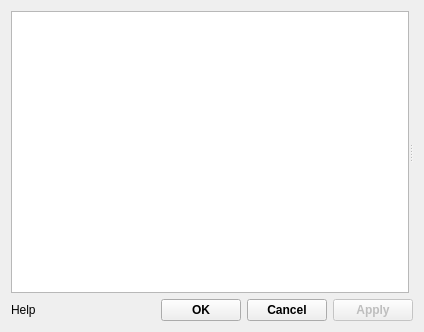
<?xml version="1.0" encoding="UTF-8"?>
<ui version="4.0">
 <class>ApplicationSettingsDialog</class>
 <widget class="QWidget" name="ApplicationSettingsDialog">
  <property name="geometry">
   <rect>
    <x>0</x>
    <y>0</y>
    <width>424</width>
    <height>332</height>
   </rect>
  </property>
  <property name="sizePolicy">
   <sizepolicy hsizetype="Preferred" vsizetype="Preferred">
    <horstretch>0</horstretch>
    <verstretch>0</verstretch>
   </sizepolicy>
  </property>
  <property name="windowTitle">
   <string>Application Settings</string>
  </property>
  <layout class="QVBoxLayout" name="verticalLayout">
   <item>
    <layout class="QGridLayout" name="gridLayout">
     <item row="0" column="0" colspan="5">
      <widget class="QSplitter" name="splitter">
       <property name="orientation">
        <enum>Qt::Horizontal</enum>
       </property>
       <property name="childrenCollapsible">
        <bool>false</bool>
       </property>
       <widget class="QListWidget" name="propGroupsList">
        <property name="sizePolicy">
         <sizepolicy hsizetype="Fixed" vsizetype="Expanding">
          <horstretch>0</horstretch>
          <verstretch>0</verstretch>
         </sizepolicy>
        </property>
        <property name="maximumSize">
         <size>
          <width>811</width>
          <height>16777215</height>
         </size>
        </property>
        <property name="focusPolicy">
         <enum>Qt::ClickFocus</enum>
        </property>
        <property name="horizontalScrollBarPolicy">
         <enum>Qt::ScrollBarAlwaysOff</enum>
        </property>
        <property name="selectionRectVisible">
         <bool>false</bool>
        </property>
        <property name="currentRow">
         <number>-1</number>
        </property>
        <property name="sortingEnabled">
         <bool>false</bool>
        </property>
       </widget>
       <widget class="QStackedWidget" name="stackedWidget"/>
      </widget>
     </item>
     <item row="1" column="0">
      <widget class="QLabel" name="helpLabel">
       <property name="text">
        <string>Help</string>
       </property>
      </widget>
     </item>
     <item row="1" column="1">
      <spacer name="horizontalSpacer_2">
       <property name="orientation">
        <enum>Qt::Horizontal</enum>
       </property>
       <property name="sizeHint" stdset="0">
        <size>
         <width>40</width>
         <height>20</height>
        </size>
       </property>
      </spacer>
     </item>
     <item row="1" column="2">
      <widget class="QPushButton" name="okButton">
       <property name="sizePolicy">
        <sizepolicy hsizetype="Preferred" vsizetype="Fixed">
         <horstretch>0</horstretch>
         <verstretch>0</verstretch>
        </sizepolicy>
       </property>
       <property name="font">
        <font>
         <weight>75</weight>
         <bold>true</bold>
        </font>
       </property>
       <property name="text">
        <string>OK</string>
       </property>
      </widget>
     </item>
     <item row="1" column="3">
      <widget class="QPushButton" name="cancelButton">
       <property name="sizePolicy">
        <sizepolicy hsizetype="Preferred" vsizetype="Fixed">
         <horstretch>0</horstretch>
         <verstretch>0</verstretch>
        </sizepolicy>
       </property>
       <property name="font">
        <font>
         <weight>75</weight>
         <bold>true</bold>
        </font>
       </property>
       <property name="text">
        <string>Cancel</string>
       </property>
      </widget>
     </item>
     <item row="1" column="4">
      <widget class="QPushButton" name="applyButton">
       <property name="enabled">
        <bool>false</bool>
       </property>
       <property name="font">
        <font>
         <weight>75</weight>
         <bold>true</bold>
        </font>
       </property>
       <property name="text">
        <string>Apply</string>
       </property>
      </widget>
     </item>
    </layout>
   </item>
  </layout>
 </widget>
 <tabstops>
  <tabstop>propGroupsList</tabstop>
  <tabstop>okButton</tabstop>
  <tabstop>cancelButton</tabstop>
  <tabstop>applyButton</tabstop>
 </tabstops>
 <resources/>
 <connections/>
</ui>
